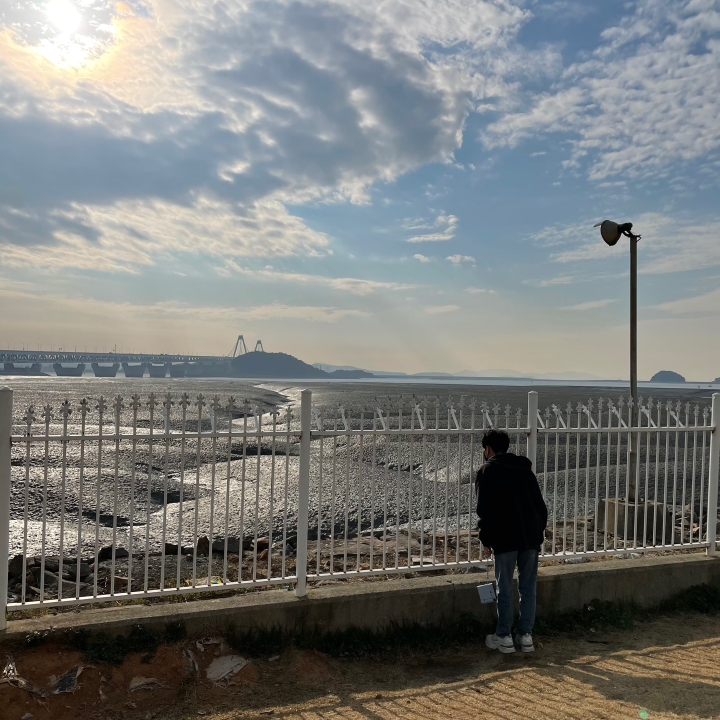
#> input picture OpenCV_Python_Test1/source/test.jpeg, 1440 x 1440 px (shown at 1/2 size)
$ python main.py   (older library calls are emulated)
#> lines starting #> are read from the running program, lines starting #| are printed output that depends on the picture; after the words box and inside, x2 and y2 are one past the last pixel; in counts of white or black regions, pixels touching at a corner belong together
import cv2 as cv
import numpy as np
from matplotlib import pyplot as plt

path = "source/test.jpeg"

# 컬러 이미지로 로드
image = cv.imread(path, cv.IMREAD_COLOR)
#> image is the input picture: shape (1440, 1440, 3); mean B, G, R 121.1, 123.2, 120.9
cv.imshow("Origin image", image) # 이미지 출력하기
cv.waitKey(0) # 키 입력 기다리기
cv.destroyAllWindows() # 모든 사진 닫기

# 1. 흑백화
# 이미지를 흑백으로 만드는 방법은 2가지가 있다
# 두 방법은 비슷해 보여도 다른 결과값을 가져온다

# 흑백 이미지로 로드
gray1 = cv.imread(path, cv.IMREAD_GRAYSCALE)
#> gray1: shape (1440, 1440); min 0, max 255, mean 122.3
cv.imshow("Gray scale roading", gray1)
cv.waitKey(0) # 키 입력 기다리기
cv.destroyAllWindows() # 모든 사진 닫기

# 이미 로딩한 컬러 이미지를 흑백으로 변환
gray2 = cv.cvtColor(image, cv.COLOR_BGR2GRAY)
cv.imshow("Convert to gray scale", gray2)
cv.waitKey(0) # 키 입력 기다리기
cv.destroyAllWindows() # 모든 사진 닫기

# 2. 이미지 크롭
# 이미지에서 필요한 특정 부분을 행과 열을 선택하여 자른다
crop = gray1[:, 164:796]
cv.imshow("Cropped image", crop)
cv.waitKey(0) # 키 입력 기다리기
cv.destroyAllWindows() # 모든 사진 닫기

crop_color = image[:, 164:796]
cv.imshow("Cropped image color", crop_color)
cv.waitKey(0) # 키 입력 기다리기
cv.destroyAllWindows() # 모든 사진 닫기

# 3. 이미지 크기 변경
# 이미지의 크기를 줄여 메모리 사용량을 크게 감소시킬 수 있다
image_360 = cv.resize(crop, (360, 360))
cv.imshow("Resize 360X360", image_360)
cv.waitKey(0) # 키 입력 기다리기
cv.destroyAllWindows() # 모든 사진 닫기

image_360_color = cv.resize(crop_color, (360, 360))
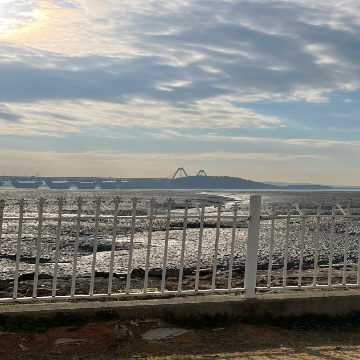
#> image_360_color: shape (360, 360, 3); mean B, G, R 125.7, 129.3, 128.4
cv.imshow("Resize 360X360 color", image_360_color)
cv.waitKey(0) # 키 입력 기다리기
cv.destroyAllWindows() # 모든 사진 닫기

# 4. 블러
# 블러를 사용하여 이미지의 노이즈를 제거할 수 있다.
# 사람의 눈에는 이미지가 흐려지지만 영상처리에는 더 수월해진다
# GaussianBlur()를 사용하기
blur = cv.GaussianBlur(crop, (5, 5), 0)
cv.imshow("GaussianBlur", blur)
cv.waitKey(0)
cv.destroyAllWindows()

# 커널을 이용하여 블러처리
n = 64
kernel = np.array([[1, 2, 3, 2, 1],
                   [2, 3, 4, 3, 2],
                   [3, 4, 5, 4, 3],
                   [2, 3, 4, 3, 2],
                   [1, 2, 3, 2, 1]], np.float)
kernel = kernel/n
blur_color = cv.filter2D(crop_color, -1, kernel)
cv.imshow("Kernel Blur", blur_color)
cv.waitKey(0)
cv.destroyAllWindows()

# 5. 이미지 대비 높이기
# 히스토그램 평활화는 객체의 형태가 두드러 지도록 만들어주는 이미지 처리 도구이다
equ = cv.equalizeHist(crop)
cv.imshow("Histogram equalized", equ)
cv.waitKey(0)
cv.destroyAllWindows()
# 컬러 이미지는 YUV로 변환해야한다
equ_yuv = cv.cvtColor(crop_color, cv.COLOR_BGR2YUV)
#> equ_yuv: shape (1440, 632, 3); mean of channels 0, 1, 2 128.7, 126.6, 127.9
equ_yuv[:, :, 0] = cv.equalizeHist(equ_yuv[:, :, 0])
#> equ_yuv: shape (1440, 632, 3); mean of channels 0, 1, 2 128.2, 126.6, 127.9
equ_color = cv.cvtColor(equ_yuv, cv.COLOR_YUV2BGR)
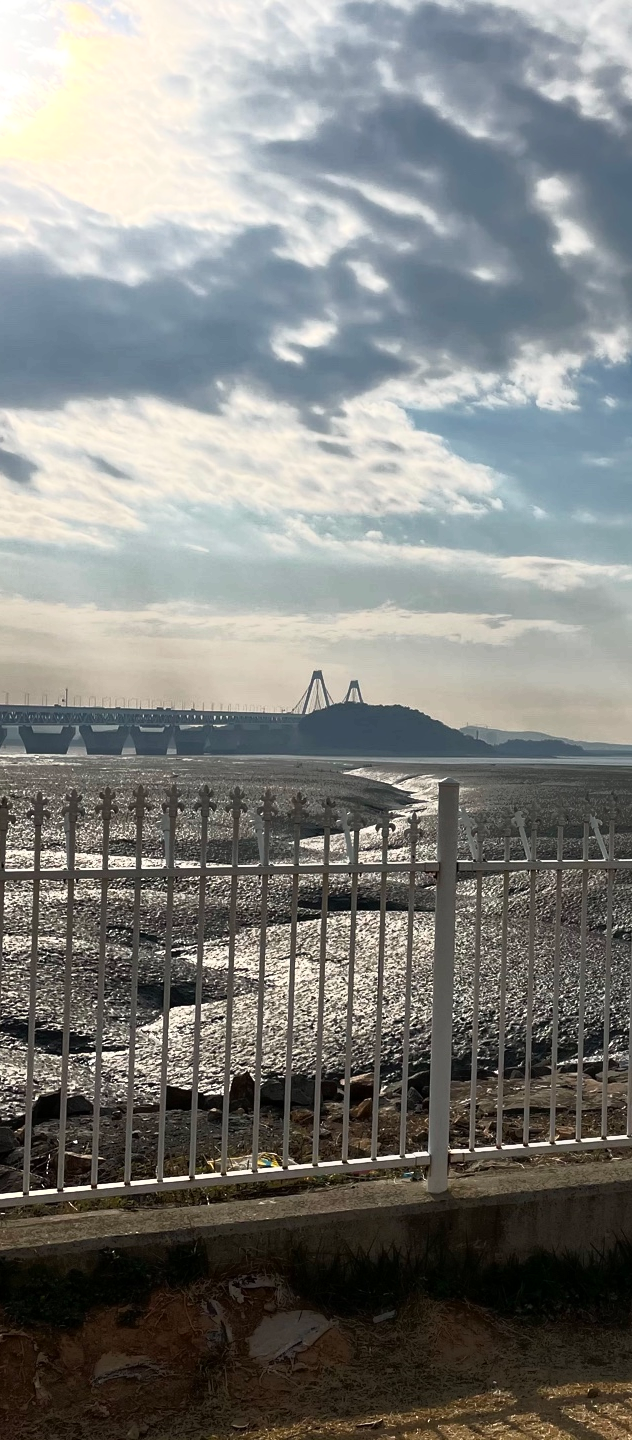
#> equ_color: shape (1440, 632, 3); mean B, G, R 125.5, 128.8, 127.9
cv.imshow("Histogram equalized color", equ_color)
cv.waitKey(0)
cv.destroyAllWindows()

# 6. 경계선 감지
# 경계선 감지를 사용하여 정보가 적은 영역을 제거하고 대부분의 정보가 담긴 이미지 영역을 구분할 수 있다
# 경계선 감지를 하기 전에 평활화와 블러를 사용하면 더 좋은 결과를 얻을 수 있다
# 이번 실습은 threshold를 이미지 픽셀 강도의 중간값을 이용하여 설정
pre = cv.GaussianBlur(equ, (5, 5), 0)
median = np.median(pre)
#> median = 128
lower = int(max(0, (1.0 - 0.5) * median))
#> lower = 64
upper = int(min(255, (1.0 + 0.5) * median))
#> upper = 192
canny = cv.Canny(pre, lower, upper)
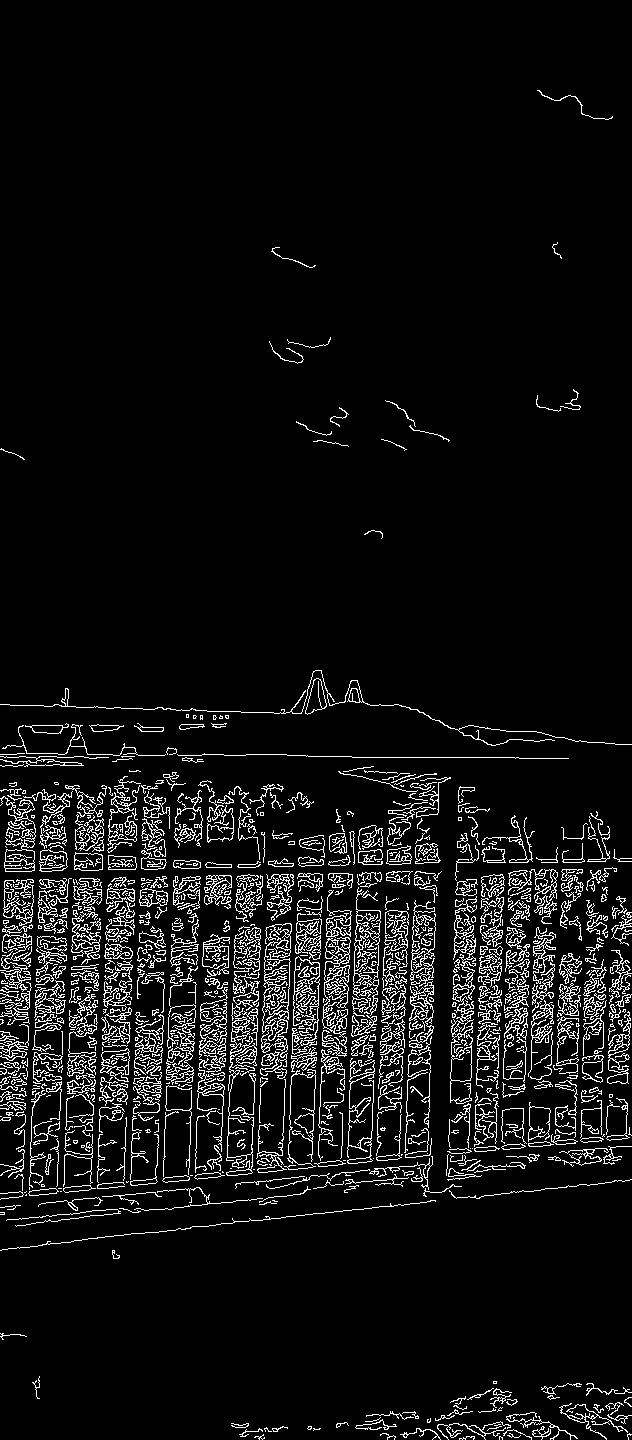
#> canny: shape (1440, 632); 6.7% white in thin lines or dots
cv.imshow("Canny", canny)
cv.waitKey(0)
cv.destroyAllWindows()

# 7. 모서리 감지
corner = cv.imread("source/corner.jpeg", cv.IMREAD_COLOR)
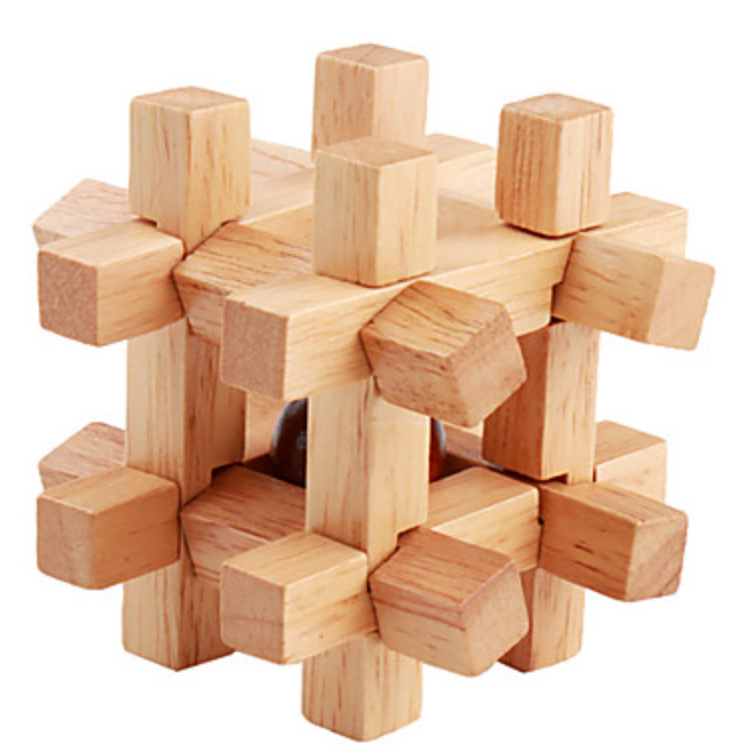
#> input picture OpenCV_Python_Test1/source/corner.jpeg, 756 x 756 px
#> corner is the input picture: shape (756, 756, 3); mean B, G, R 176, 199, 228.5
corner_gray = cv.cvtColor(corner, cv.COLOR_BGR2GRAY)
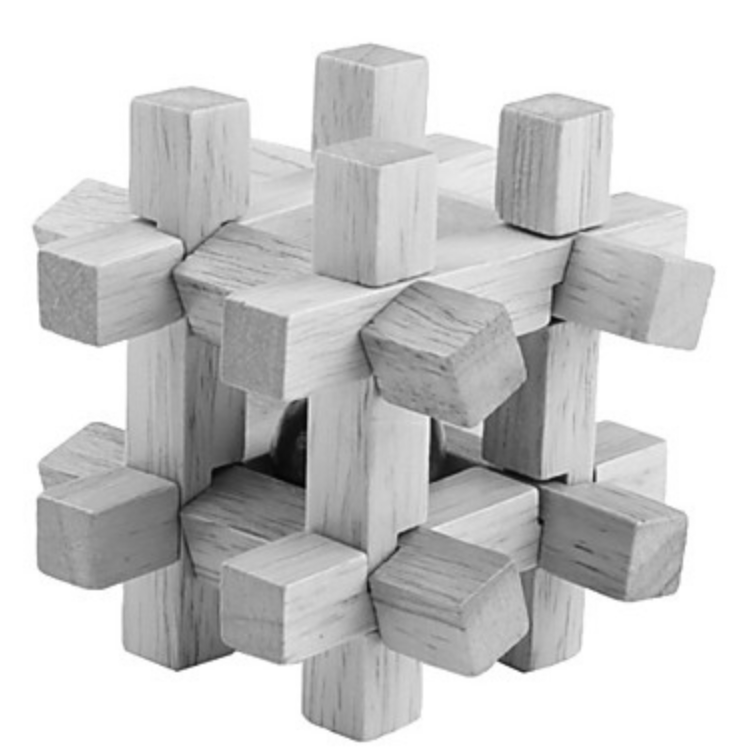
#> corner_gray: shape (756, 756); min 4, max 255, mean 205.2
corner_gray = cv.GaussianBlur(corner_gray, (5, 5), 0)
n = cv.goodFeaturesToTrack(corner_gray, 30, 0.01, 30)
#> n = 30 rows, first 8: [432, 418], [498, 660], [594, 481], [552, 316], [305, 400], [366, 552], [430, 482], [154, 224]
n = np.int0(n)
cv.imshow("Origin", corner)
for i in n:
    x, y = i.ravel()
    cv.circle(corner, (x, y), 5, 255, -1)
#> this loop made 30 passes
#> (x, y) on passes 1 to 12: (432, 418), (498, 660), (594, 481), (552, 316), (305, 400), (366, 552), (430, 482), (154, 224), (182, 259), (233, 649), (541, 486), (570, 239)
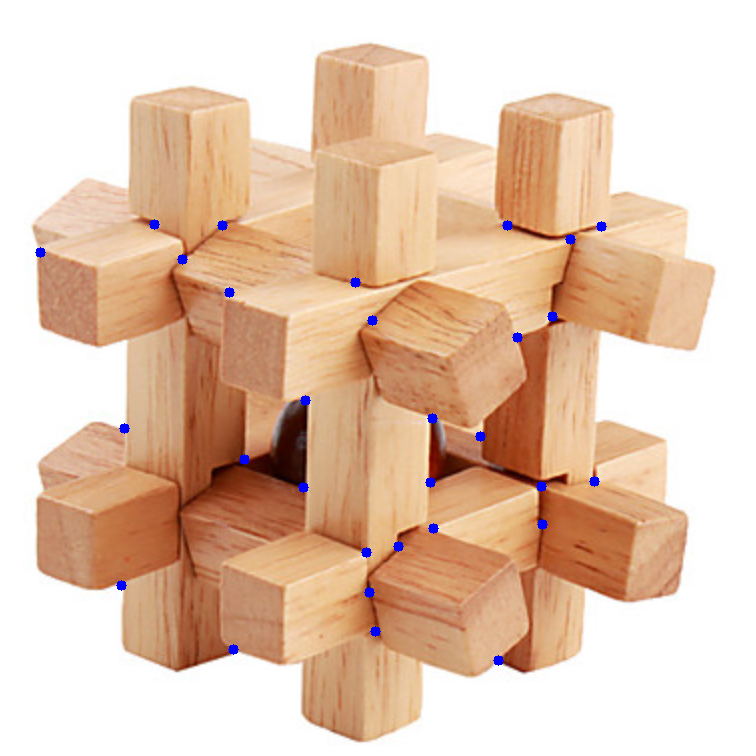
#> corner: shape (756, 756, 3); 0.43% of pixels changed, all inside (x1, y1, x2, y2) = (35, 219, 607, 666)

cv.imshow("Corner", corner)
cv.waitKey(0)
cv.destroyAllWindows()

# 8. 이진화
max_output = 255
neighborhood = 99
subtract = 10
binar = cv.adaptiveThreshold(image_360, max_output, cv.ADAPTIVE_THRESH_GAUSSIAN_C,
                             cv.THRESH_BINARY, neighborhood, subtract)
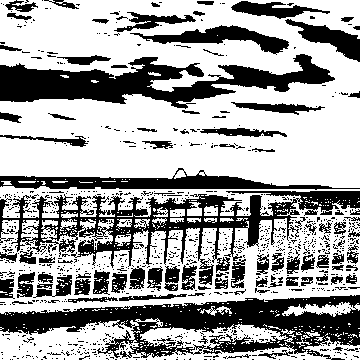
#> binar: shape (360, 360); 63.7% white; 952 black regions (856 under 20 px), largest, box (x1, y1, x2, y2) and area: (0, 295, 360, 360) 10624, (0, 191, 360, 285) 9066, (0, 54, 335, 109) 8191
cv.imshow("Binarized", binar)
cv.waitKey(0)
cv.destroyAllWindows()

# matplotilb을 이용하여 이미지 출력하기
# openCV는 BGR를 사용하지만 matplotilb은 RGB를 사용한다

plotilb = cv.cvtColor(image, cv.COLOR_BGR2RGB) # BGR를 RGB로 변환
# 이미지 출력
plt.imshow(plotilb)
plt.axis("off")
plt.show()
